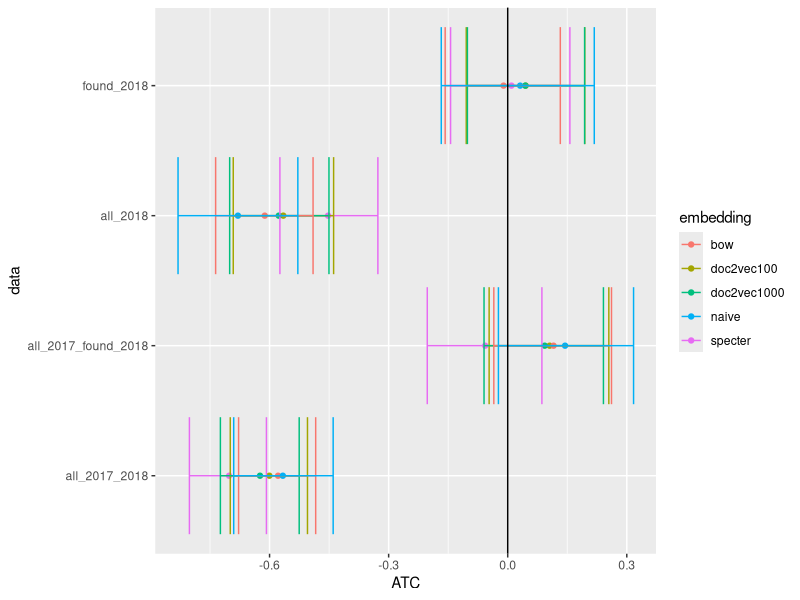
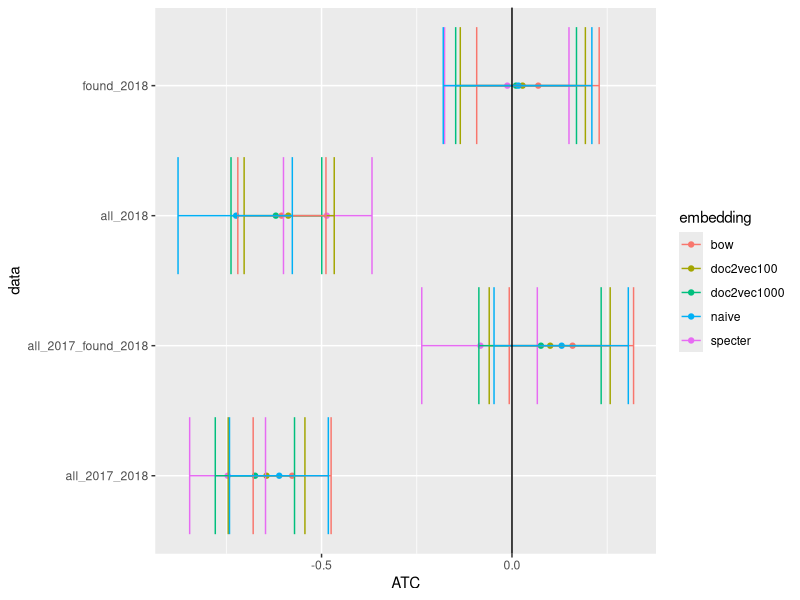
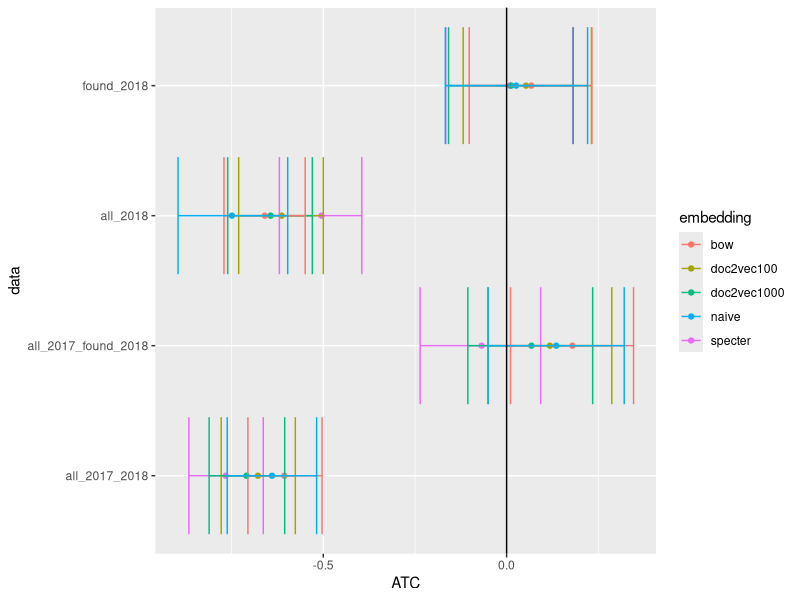
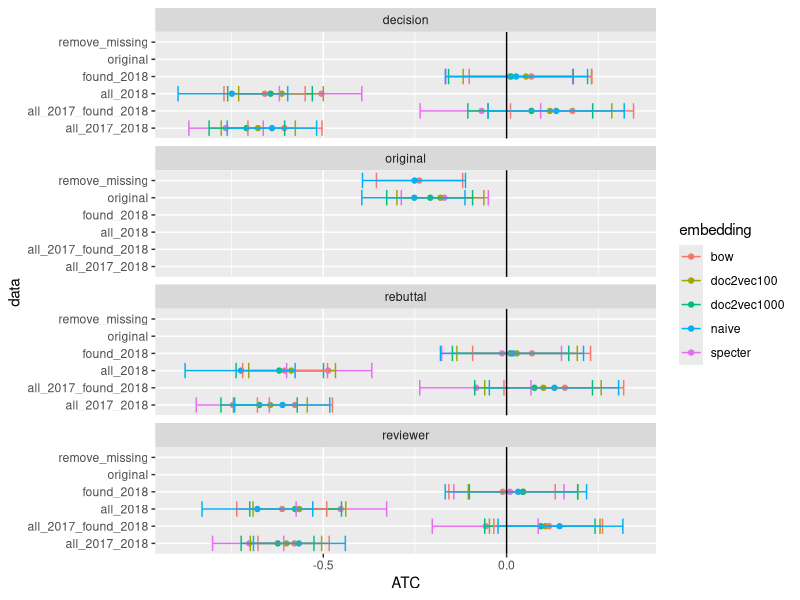

The R script that drew these images, in order:
## ---- chunk 1
knitr::opts_chunk$set(echo = TRUE)
library(tidyverse)
## ---- chunk 2
results = read.csv("atc_results.csv", header = T)
results_comp = results
## ---- chunk 3
# Create a new dataframe for the 'naive' rows
colnames(results)[colnames(results) == "vrmeATC"] <- "ATC"
colnames(results)[colnames(results) == "vrmeLCI"] <- "LCI"
colnames(results)[colnames(results) == "vrmeUCI"] <- "UCI"


naive_rows <- data.frame(
  embedding = "naive",
  date = results$date,
  data = results$data,
  ATC = results$naiveATC,
  LCI = results$naiveLCI,
  UCI = results$naiveUCI
)

# Select only the necessary columns from the original results
results_vrme <- results[, c("embedding", "date", "data", "ATC", "LCI", "UCI")]

# Combine the 'naive' rows with the original results (now with renamed VRM-E columns)
final_results <- rbind(results_vrme, naive_rows)

# Optionally, you may want to order or sort the rows
#final_results <- final_results[order(final_results$date, final_results$data, final_results$embedding), ]
## ---- chunk 4
# Remove duplicate rows based on the combination of embedding, date, and data columns
final_results <- final_results |>
  distinct(embedding, date, data, .keep_all = TRUE) |>
  mutate(embedding = sub("_.*", "", embedding)) |>
  mutate(embedding = ifelse(embedding == "df", "specter", embedding))
  
head(final_results)
## ---- chunk 5
results_reviewer = final_results |> filter(date == "reviewer")

results_reviewer |> ggplot(aes(x = ATC, y = data, color = embedding)) +
  geom_point() +
  geom_errorbarh(aes(xmax = UCI, xmin = LCI))  +
  geom_vline(xintercept = 0, color = "black")

## ---- chunk 6
raw_reviewer_found_2018 = read.csv("data/reviewer_found_2018/df_submission_rating.csv", header = T)
raw_reviewer_all_2018 = read.csv("data/reviewer_all_2018/df_submission_rating.csv", header = T)
raw_reviewer_all_2017_found_2018 = read.csv("data/reviewer_all_2017_found_2018/df_submission_rating.csv", header = T)
raw_reviewer_all_2017_2018 = read.csv("data/reviewer_all_2017_2018/df_submission_rating.csv", header = T)

## ---- chunk 7
raw_reviewer_all_2018 |> 
  group_by(conf_year) |>
  summarise(score = mean(AVG_rating))
  
## ---- chunk 8
results_rebuttal= final_results |> filter(date == "rebuttal")

results_rebuttal |> ggplot(aes(x = ATC, y = data, color = embedding)) +
  geom_point() +
  geom_errorbarh(aes(xmax = UCI, xmin = LCI))  +
  geom_vline(xintercept = 0, color = "black")
## ---- chunk 9
results_decision= final_results |> filter(date == "decision")

results_decision |> ggplot(aes(x = ATC, y = data, color = embedding)) +
  geom_point() +
  geom_errorbarh(aes(xmax = UCI, xmin = LCI))  +
  geom_vline(xintercept = 0, color = "black")
## ---- chunk 10
final_results |> ggplot(aes(x = ATC, y = data, color = embedding)) +
  geom_point() +
  geom_errorbarh(aes(xmax = UCI, xmin = LCI))  +
  geom_vline(xintercept = 0, color = "black") +
  facet_wrap(~date, ncol = 1)
  
